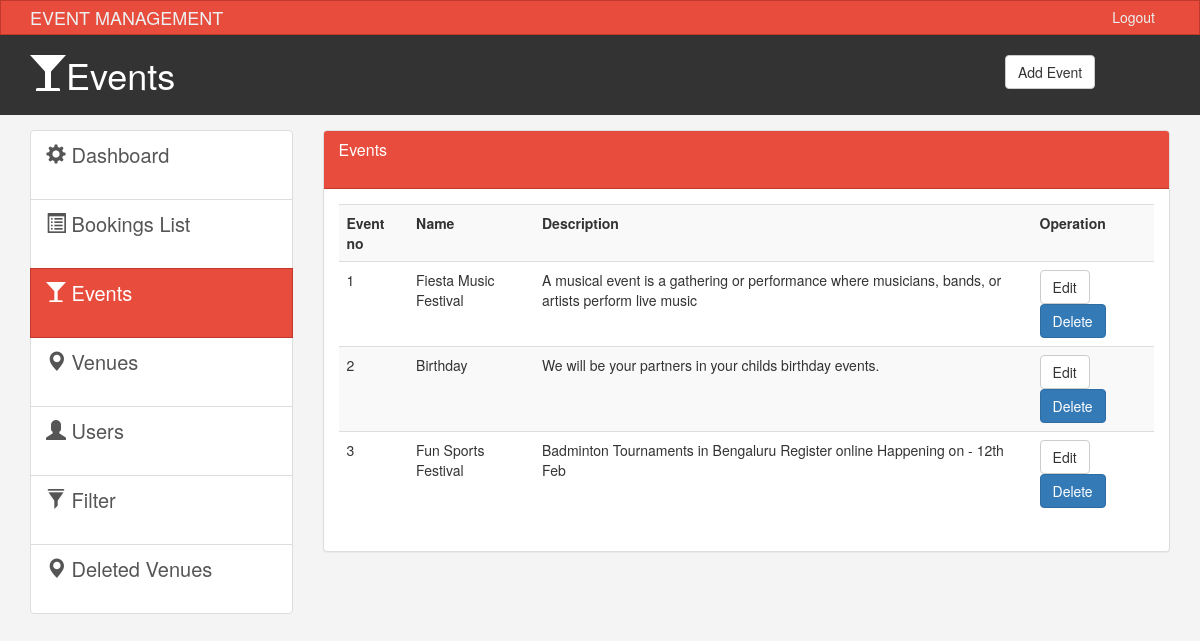
The page /admin/events.php on the database its author committed.
### tables this page shows
CREATE TABLE `event` (
  `id` int(1) NOT NULL,
  `name` varchar(25) NOT NULL,
  `description` varchar(100) NOT NULL
);

### admin/events.php (the view, shortened to what this page needs)
<!DOCTYPE html>
<html lang="en">
  <head>
    <link href="css/bootstrap.min.css?v=<?php echo time(); ?>" rel="stylesheet">
    <link href="css/style.css?v=<?php echo time(); ?>" rel="stylesheet">
  </head>
  <body>
    <nav class="navbar navbar-default">
      <div class="container">
        <div class="navbar-header">
          <a class="navbar-brand" href="#">EVENT MANAGEMENT</a>
        </div>
        <div id="navbar" class="collapse navbar-collapse">
          <ul class="nav navbar-nav navbar-right">
            <li><a href="../login.php">Logout</a></li>
          </ul>
        </div>
      </div>
    </nav>
    <header id="header">
      <div class="container">
        <div class="row">
          <div class="col-md-10">
            <h1><span class="glyphicon glyphicon-glass" aria-hidden="true"></span>Events</h1>
            </div>
            <div class="col-md-2">
              <div class="dropdown create">
                <button class="btn btn-default" type="button" data-toggle="modal" data-target="#addPage" >
                  Add Event</button>
                </div>
        </div>
      </div>
    </header>
    <section id="main">
      <div class="container">
        <div class="row">
          <div class="col-md-3">
            <div class="list-group">
              <a href="index.php" class="list-group-item">
                <span class="glyphicon glyphicon-cog" aria-hidden="true"></span> Dashboard
              </a>
              <a href="bookings_list.php" class="list-group-item"><span class="glyphicon glyphicon-list-alt" aria-hidden="true"></span> Bookings List </a>
              <a href="events.php" class="list-group-item active main-color-bg"><span class="glyphicon glyphicon-glass" aria-hidden="true"></span> Events </a>
              <a href="venues.php" class="list-group-item"><span class="glyphicon glyphicon-map-marker" aria-hidden="true"></span> Venues </a>
              <a href="users.php" class="list-group-item"><span class="glyphicon glyphicon-user" aria-hidden="true"></span> Users </a>
              <a href="filter.php" class="list-group-item"><span class="glyphicon glyphicon-filter" aria-hidden="true"></span> Filter </a>
              <a href="venue_logs.php" class="list-group-item"><span class="glyphicon glyphicon-map-marker" aria-hidden="true"></span> Deleted Venues </a>
          </div>
          </div>
          <div class="col-md-9">
            <div class="panel panel-default">
              <div class="panel-heading main-color-bg">
                <h3 class="panel-title">Events</h3><br>
              </div>
              <div class="panel-body">
                <table class="table table-striped table-hover">
                      <tr>
                        <th>Event no</th>
                        <th>Name</th>
                        <th>Description</th>
                        <th>Operation</th>
                      </tr>
                      <?php  include('../connection.php'); ?>
                      <?php
                       $sql="SELECT * from `event`;";
                       $res = mysqli_query ($data, $sql);
                       $i=1;
                       while($row = mysqli_fetch_array($res)){
                        echo "<tr>";
                        echo "<td>"; echo $i++; echo" </td>";
                        echo "<td>"; echo $row["name"]; echo" </td>";
                        echo "<td>"; echo $row["description"]; echo" </td>";
                        $id =  $row["id"];
                        echo "<td>"; echo "<a class='btn btn-default' href='edit_event.php?id= $id'>Edit</a> <a class='btn btn-primary' href='delete_events.php?id= $id'>Delete</a>"; echo" </td>";
                        echo "</tr>";
                       }
                      ?>
                    </table>
              </div>
              </div>
          </div>
        </div>
      </div>
    </section>
  </body>
</html>

### admin/css/style.css (style rules this page uses)
body { background:#f4f4f4; }
.navbar { min-height: 33px !important; margin-bottom:0; border-radius:0; }
.navbar-nav > li > a, .navbar-brand { padding-top:6px !important; padding-bottom:0 !important; height: 33px; }
.navbar-default { background-color: #e74c3c; border-color: #c0392b; }
.navbar-default .navbar-brand { color: #ecf0f1; }
.navbar-default .navbar-nav > li > a { color: #ecf0f1; }
.navbar-default .navbar-collapse, .navbar-default .navbar-form { border-color: #ecf0f1; }
.main-color-bg { background-color: #e74c3c !important; border-color: #c0392b !important; color:#ffffff !important; }
#header { background:#333333; color:#ffffff; padding-bottom: 10px; margin-bottom: 15px; }
#header .create { padding-top: 20px; }
.list-group { height: 400px !important; }
a.list-group-item { font-size: 20px !important; }
.list-group-item { height: 70px !important; }

### rows shown on the page
event: name "Fiesta Music Festival", description "A musical event is a gathering or performance where musicians, bands, or artists perform live music"
event: name "Birthday", description "We will be your partners in your childs birthday events."
event: name "Fun Sports Festival", description "Badminton Tournaments in Bengaluru Register online Happening on - 12th Feb"
